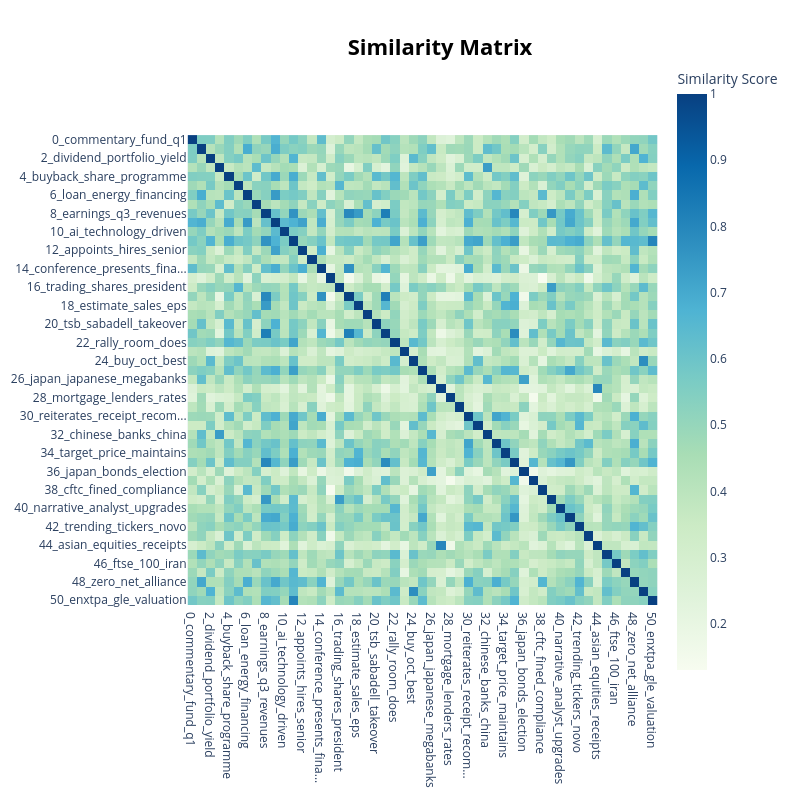

The code cell stored with this chart in its notebook:
### Code cell
fig = topic_model.visualize_heatmap()
fig.show()

### Figure 1 — Plotly figure (JSON) as saved in the notebook; plotly's stock layout.template omitted (floating-point values rounded to 4 significant figures; data arrays with more than 128 entries replaced by an {"elided": "..."} marker saying what was removed)
{"data": [{"coloraxis": "coloraxis", "hovertemplate": "x: %{x}<br>y: %{y}<br>Similarity Score: %{z}<extra></extra>", "name": "0", "type": "heatmap", "x": ["0_commentary_fund_q1", "1_stablecoin_crypto_banks", "2_dividend_portfolio_yield", "3_china_gold_stimulus", "4_buyback_share_programme", "5_afternoon_update_sector", "6_loan_energy_financing", "7_fed_inflation_cut", "8_earnings_q3_revenues", "9_jefferies_investment_team", "10_ai_technology_driven", "11_valuation_recent_assessing", "12_appoints_hires_senior", "13_euro_comments_czech", "14_conference_presents_fina...", "15_oil_opec_prices", "16_trading_shares_president", "17_transcript_earnings_q3", "18_estimate_sales_eps", "19_canada_canadian_canadians", "20_tsb_sabadell_takeover", "21_presentation_results_ear...", "22_rally_room_does", "23_notice_stab_stabilization", "24_buy_oct_best", "25_rating_neutral_downgrade", "26_japan_japanese_megabanks", "27_receipts_equities_american", "28_mortgage_lenders_rates", "29_mitsubishi_ufg_says", "30_reiterates_receipt_recom...", "31_value_better_vs", "32_chinese_banks_china", "33_tender_offers_notes", "34_target_price_maintains", "35_earnings_preview_solid", "36_japan_bonds_election", "37_scheduled_earnings_october", "38_cftc_fined_compliance", "39_reported_expected_shares", "40_narrative_analyst_upgrades", "41_profit_posts_ceo", "42_trending_tickers_novo", "43_nvcc_series_cumulative", "44_asian_equities_receipts", "45_wall_street_european", "46_ftse_100_iran", "47_years_invested_ago", "48_zero_net_alliance", "49_watch_unpopular_stocks", "50_enxtpa_gle_valuation"], "xaxis": "x", "y": ["0_commentary_fund_q1", "1_stablecoin_crypto_banks", "2_dividend_portfolio_yield", "3_china_gold_stimulus", "4_buyback_share_programme", "5_afternoon_update_sector", "6_loan_energy_financing", "7_fed_inflation_cut", "8_earnings_q3_revenues", "9_jefferies_investment_team", "10_ai_technology_driven", "11_valuation_recent_assessing", "12_appoints_hires_senior", "13_euro_comments_czech", "14_conference_presents_fina...", "15_oil_opec_prices", "16_trading_shares_president", "17_transcript_earnings_q3", "18_estimate_sales_eps", "19_canada_canadian_canadians", "20_tsb_sabadell_takeover", "21_presentation_results_ear...", "22_rally_room_does", "23_notice_stab_stabilization", "24_buy_oct_best", "25_rating_neutral_downgrade", "26_japan_japanese_megabanks", "27_receipts_equities_american", "28_mortgage_lenders_rates", "29_mitsubishi_ufg_says", "30_reiterates_receipt_recom...", "31_value_better_vs", "32_chinese_banks_china", "33_tender_offers_notes", "34_target_price_maintains", "35_earnings_preview_solid", "36_japan_bonds_election", "37_scheduled_earnings_october", "38_cftc_fined_compliance", "39_reported_expected_shares", "40_narrative_analyst_upgrades", "41_profit_posts_ceo", "42_trending_tickers_novo", "43_nvcc_series_cumulative", "44_asian_equities_receipts", "45_wall_street_european", "46_ftse_100_iran", "47_years_invested_ago", "48_zero_net_alliance", "49_watch_unpopular_stocks", "50_enxtpa_gle_valuation"], "yaxis": "y", "z": {"elided": "51x51 float values"}}], "layout": {"coloraxis": {"colorbar": {"title": {"text": "Similarity Score"}}, "colorscale": [[0, "rgb(247,252,240)"], [0.125, "rgb(224,243,219)"], [0.25, "rgb(204,235,197)"], [0.375, "rgb(168,221,181)"], [0.5, "rgb(123,204,196)"], [0.625, "rgb(78,179,211)"], [0.75, "rgb(43,140,190)"], [0.875, "rgb(8,104,172)"], [1, "rgb(8,64,129)"]]}, "height": 800, "hoverlabel": {"bgcolor": "white", "font": {"family": "Rockwell", "size": 16}}, "legend": {"title": {"text": "Trend"}}, "margin": {"t": 60}, "showlegend": true, "title": {"font": {"color": "Black", "size": 22}, "text": "<b>Similarity Matrix</b>", "x": 0.55, "xanchor": "center", "y": 0.95, "yanchor": "top"}, "width": 800, "xaxis": {"anchor": "y", "constrain": "domain", "domain": [0, 1], "scaleanchor": "y"}, "yaxis": {"anchor": "x", "autorange": "reversed", "constrain": "domain", "domain": [0, 1]}}}
